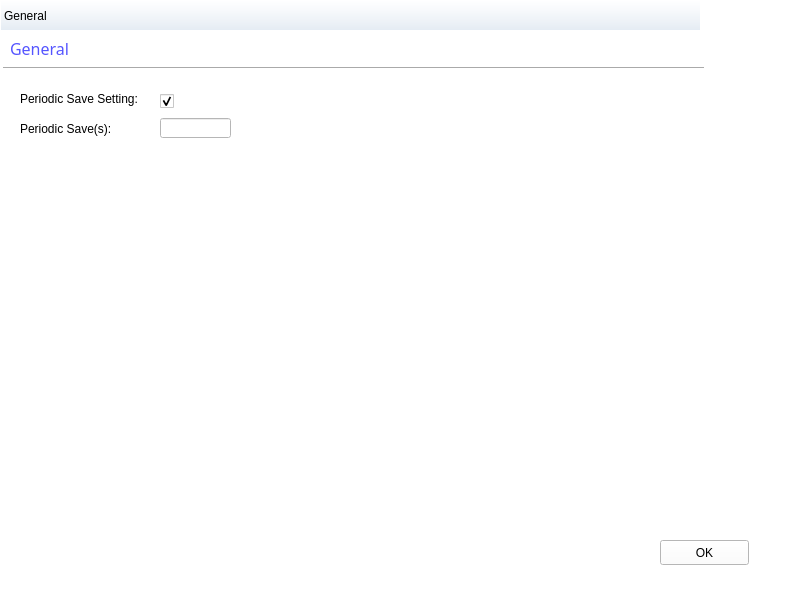
<?xml version="1.0" encoding="UTF-8"?>
<ui version="4.0">
 <class>Form</class>
 <widget class="QWidget" name="Form">
  <property name="geometry">
   <rect>
    <x>0</x>
    <y>0</y>
    <width>800</width>
    <height>600</height>
   </rect>
  </property>
  <property name="minimumSize">
   <size>
    <width>800</width>
    <height>600</height>
   </size>
  </property>
  <property name="maximumSize">
   <size>
    <width>800</width>
    <height>600</height>
   </size>
  </property>
  <property name="windowTitle">
   <string>VCOS General</string>
  </property>
  <property name="windowIcon">
   <iconset resource="../images/images.qrc">
    <normaloff>:/Home.svg</normaloff>:/Home.svg</iconset>
  </property>
  <property name="styleSheet">
   <string notr="true">background-color: rgb(255, 255, 255);</string>
  </property>
  <widget class="QLabel" name="label_3">
   <property name="geometry">
    <rect>
     <x>10</x>
     <y>40</y>
     <width>261</width>
     <height>16</height>
    </rect>
   </property>
   <property name="font">
    <font>
     <family>微软雅黑</family>
     <pointsize>12</pointsize>
     <weight>50</weight>
     <italic>false</italic>
     <bold>false</bold>
    </font>
   </property>
   <property name="styleSheet">
    <string notr="true">font: 12pt &quot;微软雅黑&quot;;
color: rgb(85, 85, 255);</string>
   </property>
   <property name="text">
    <string>General</string>
   </property>
  </widget>
  <widget class="QLabel" name="Description_Label">
   <property name="geometry">
    <rect>
     <x>0</x>
     <y>0</y>
     <width>701</width>
     <height>31</height>
    </rect>
   </property>
   <property name="styleSheet">
    <string notr="true">font: 12pt &quot;微软雅黑&quot;;
background-color: qlineargradient(spread:pad, x1:0, y1:0, x2:0, y2:1, stop:0 rgb(255, 255, 255), stop:0.3#f8fafc, stop: 1 #e4ebf3);
border-style: solid;
border-color: rgb(255, 255, 255);
border-width: 1px;</string>
   </property>
   <property name="text">
    <string>General</string>
   </property>
   <property name="alignment">
    <set>Qt::AlignLeading|Qt::AlignLeft|Qt::AlignVCenter</set>
   </property>
  </widget>
  <widget class="QLineEdit" name="lineEditPeriodicSave">
   <property name="enabled">
    <bool>true</bool>
   </property>
   <property name="geometry">
    <rect>
     <x>160</x>
     <y>118</y>
     <width>71</width>
     <height>20</height>
    </rect>
   </property>
  </widget>
  <widget class="QLabel" name="label_5">
   <property name="geometry">
    <rect>
     <x>20</x>
     <y>120</y>
     <width>131</width>
     <height>17</height>
    </rect>
   </property>
   <property name="font">
    <font>
     <family>Microsoft YaHei UI</family>
    </font>
   </property>
   <property name="text">
    <string>Periodic Save(s):</string>
   </property>
  </widget>
  <widget class="Line" name="line">
   <property name="geometry">
    <rect>
     <x>3</x>
     <y>60</y>
     <width>701</width>
     <height>16</height>
    </rect>
   </property>
   <property name="orientation">
    <enum>Qt::Horizontal</enum>
   </property>
  </widget>
  <widget class="QPushButton" name="pushButtonOk">
   <property name="geometry">
    <rect>
     <x>660</x>
     <y>540</y>
     <width>89</width>
     <height>25</height>
    </rect>
   </property>
   <property name="text">
    <string>OK</string>
   </property>
  </widget>
  <widget class="QLabel" name="label_6">
   <property name="geometry">
    <rect>
     <x>20</x>
     <y>90</y>
     <width>131</width>
     <height>17</height>
    </rect>
   </property>
   <property name="font">
    <font>
     <family>Microsoft YaHei UI</family>
    </font>
   </property>
   <property name="text">
    <string>Periodic Save Setting:</string>
   </property>
  </widget>
  <widget class="QCheckBox" name="checkBox">
   <property name="geometry">
    <rect>
     <x>160</x>
     <y>93</y>
     <width>71</width>
     <height>16</height>
    </rect>
   </property>
   <property name="text">
    <string/>
   </property>
   <property name="checked">
    <bool>true</bool>
   </property>
  </widget>
 </widget>
 <resources>
  <include location="../images/images.qrc"/>
 </resources>
 <connections/>
</ui>
